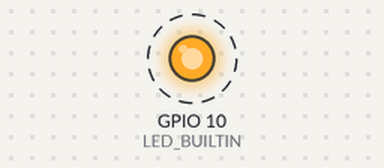
Recording of a program running on a simulated Seeed XIAO ESP32-C3. Parts: output pins drawn as LEDs (lit = HIGH). Dashed ring = blinking.

Above: at 0.2 s.
Timing chart, 0 to 4.7 s (numbered marks = the images above):
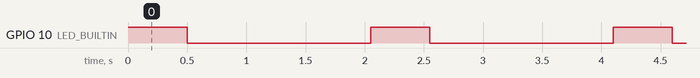

Measured:
- by itself, GPIO 10 (LED_BUILTIN): alternates HIGH for 0.50 s and LOW for 1.6 s

The program:

main.cpp
```cpp
#include <Arduino.h>

// Global counter variable (visible in debugger)
volatile unsigned long counter = 0;

int LED_BUILTIN = D10; // Pin D10

void setup() {
  pinMode(LED_BUILTIN, OUTPUT);
}

void loop() {
  // Increment the counter each time the loop runs
  counter++;

  // Turn LED on
  digitalWrite(LED_BUILTIN, HIGH); // Turn off the LED
  delay(500);

  // Turn LED off
  digitalWrite(LED_BUILTIN, LOW); // Turn on the LED
  delay(1550);
}
```
